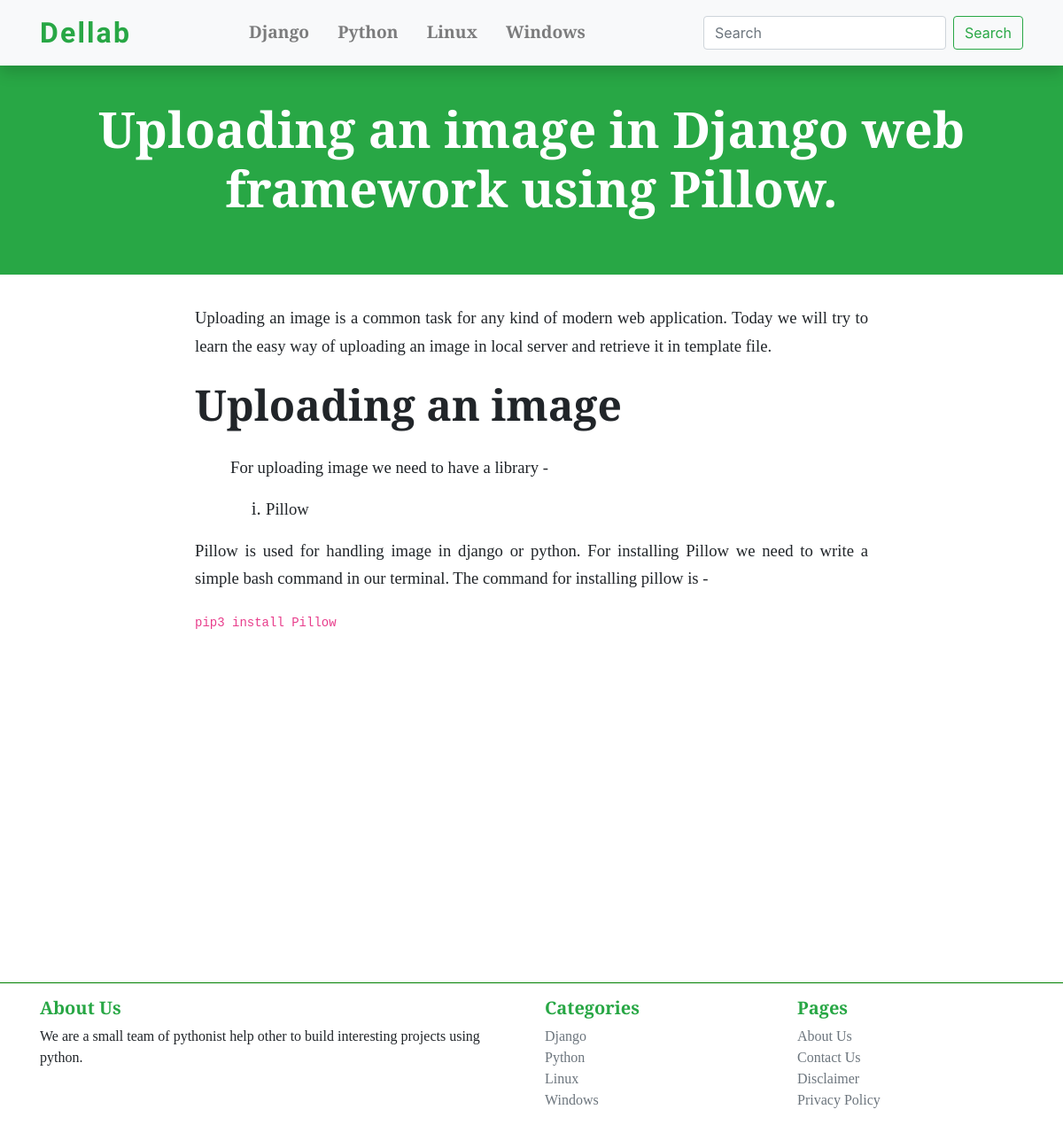
Page /article/uploading-an-image-in-django-web-framework-using-pillow/1 on the committed database.
### blog/models.py (models this page shows, shortened)
class Blog(models.Model):
    title = models.TextField(unique=True, max_length=987)
    updated = models.DateField(auto_now=True, auto_now_add=False)
    timestamp = models.DateTimeField(auto_now=False, auto_now_add=True)
    category = models.ForeignKey(Category, on_delete=models.CASCADE)
    content = HTMLField()
    slug = models.SlugField(blank=True, max_length=987)

### blog/views.py (the view)
# urls.py: path('article/<slug:slug>/<int:id>', views.blog_details, name='details'),
def blog_details(request, slug, id=None):
    instance = get_object_or_404(Blog, id=id)
    blog = {'instance': instance}
    return render(request, 'blog/blog_details.html', blog)

### templates/blog/blog_details.html
{% extends 'master.html' %}
{% block main %}
    <div class="mt-5">
        <div class="jumbotron bg-success"  style='border-radius: 0' >
            <div class="container text-center text-white display-4 font-weight-bold" style=" font-family: 'Averia Serif Libre', cursive;">
                {{instance.title}}
            </div>
        </div>
        <div class="row justify-content-center">
            <div class="col-md-8">
                <div class="container" style="font-family: 'Averia Serif Libre', cursive; font-size: 1.3rem">
                    {{instance.content|safe}}
                </div>
            </div>
        </div>
    </div>
{% endblock main %}

### rows in the picture
Blog: title "Uploading an image in Django web framework using Pillow.", content "Uploading an image is a common task for any kind of modern web application. Today we will try to learn the easy way of uploading an image in local server and retrieve it in template file. Uploading an image For uploading image we need to have a library - Pillow Pillow is used for handling image in django or python. For installing Pillow we need to write a simple bash command in our terminal. The command for installing pillow is - pip3 install Pillow"
